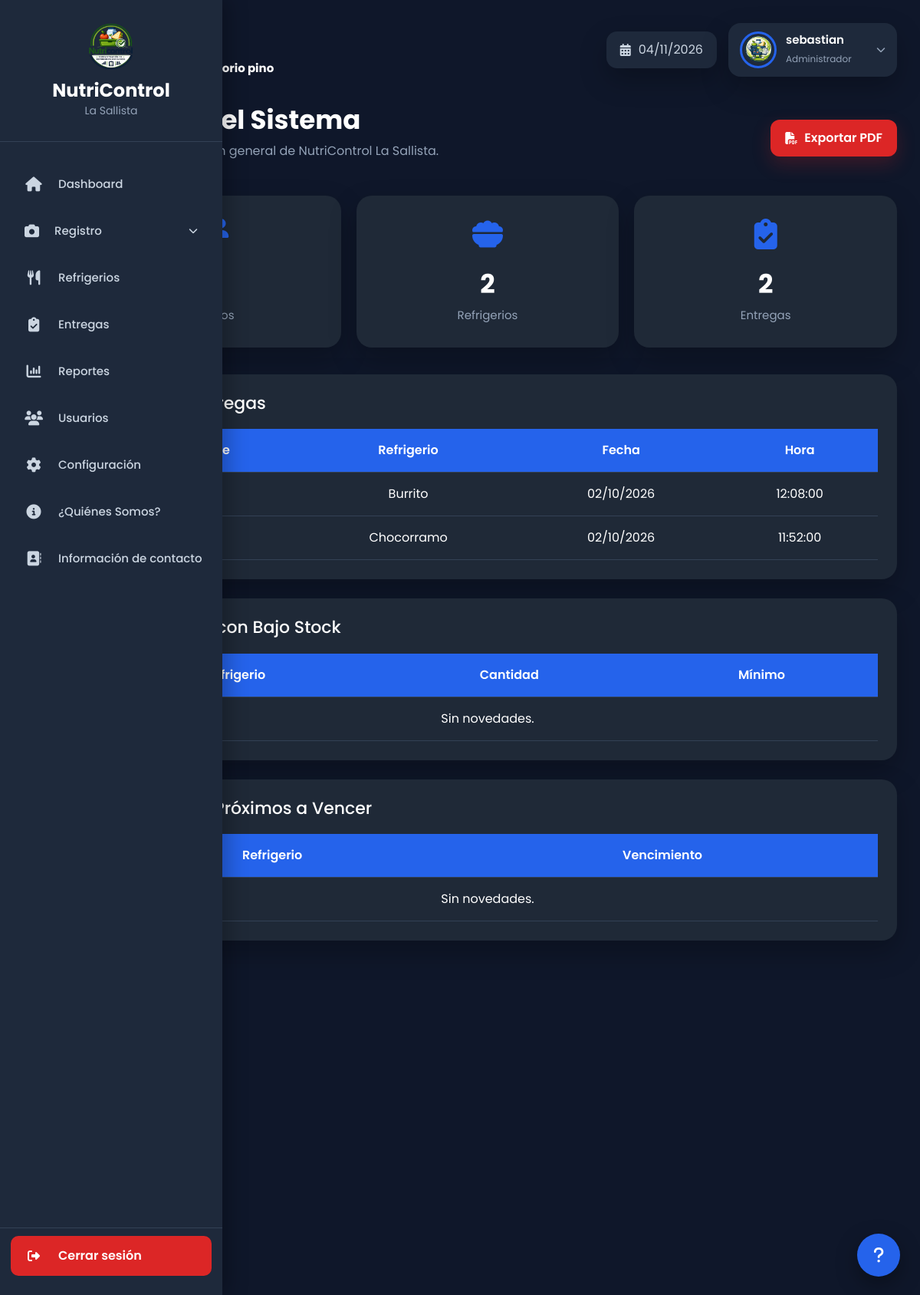
Screenshot of /index.php?url=reportes (signed in) with the database file from the repository.
### tables this page shows
CREATE TABLE `entregas` (
  `id` int(11) NOT NULL,
  `grado` varchar(20) NOT NULL DEFAULT 'Sin grado',
  `refrigerio_id` int(11) NOT NULL,
  `cantidad_entregada` int(11) NOT NULL DEFAULT 1,
  `usuario_id` int(11) NOT NULL,
  `fecha` date NOT NULL,
  `hora` time NOT NULL,
  `observaciones` text DEFAULT NULL,
  `estado` enum('Entregado','Pendiente','Cancelado') DEFAULT 'Entregado',
  `fecha_registro` timestamp NOT NULL DEFAULT current_timestamp()
);

CREATE TABLE `refrigerios` (
  `id` int(11) NOT NULL,
  `nombre` varchar(120) NOT NULL,
  `descripcion` text DEFAULT NULL,
  `fecha` date NOT NULL,
  `fecha_vencimiento` date DEFAULT NULL,
  `cantidad` int(11) NOT NULL DEFAULT 0,
  `stock_minimo` int(11) NOT NULL DEFAULT 1,
  `estado` enum('Activo','Inactivo') DEFAULT 'Activo',
  `fecha_registro` timestamp NOT NULL DEFAULT current_timestamp()
);

### app/core/Controller.php (called while the page is built, shortened)
<?php
abstract class Controller
{
    protected function view(string $view, array $data = []): void
    {
        extract($data);
        $archivo = VIEW_PATH . '/' . $view . '.php';
        require $archivo;
    }
}

### app/controllers/ReportesController.php (called while the page is built, shortened)
<?php
require_once APP_PATH . '/core/Controller.php';
require_once MODEL_PATH . '/Reporte.php';
class ReportesController extends Controller
{
    private Reporte $reporteModel;
    public function __construct()
    {
        $this->reporteModel = new Reporte();
    }
    public function index(): void
    {
        $estadisticas =
            $this->reporteModel
                ->obtenerEstadisticas();
        $ultimasEntregas =
            $this->reporteModel
                ->ultimasEntregas();
        $refrigeriosStock =
            $this->reporteModel
                ->refrigeriosStock();
        $refrigeriosVencer =
            $this->reporteModel
                ->refrigeriosVencer(30);
        $this->view('reportes/index', [
            'estadisticas' =>
                $estadisticas,
            'ultimasEntregas' =>
                $ultimasEntregas,
            'refrigeriosStock' =>
                $refrigeriosStock,
            'refrigeriosVencer' =>
                $refrigeriosVencer
        ]);
    }
}

### app/core/Router.php (called while the page is built, shortened)
<?php
class Router
{
    public function ejecutar(): void
    {
        $url = $_GET['url'] ?? '';
        $url = trim($url, '/');
        if ($url === '') {
            $controlador = 'AuthController';
            $metodo = 'index';
            $parametros = [];
        } else {
            $partes = explode('/', $url);
            $metodo = $partes[1] ?? 'index';
            $parametros = array_slice($partes, 2);
        }
        $objeto = new $controlador();
        call_user_func_array(
            [$objeto, $metodo],
            $parametros
        );
    }
}

### index.php (called while the page is built, shortened)
<?php
require_once APP_PATH . '/core/Router.php';
$router = new Router();
$router->ejecutar();

### app/models/Database.php (called while the page is built)
<?php
class Database
{
    private static ?PDO $conexion = null;
    public static function conectar(): PDO
    {
        if (self::$conexion === null) {
            $dsn = "mysql:host=" . DB_HOST .
                   ";dbname=" . DB_NAME .
                   ";charset=" . DB_CHARSET;
            try {
                self::$conexion = new PDO(
                    $dsn,
                    DB_USER,
                    DB_PASS,
                    [
                        PDO::ATTR_ERRMODE => PDO::ERRMODE_EXCEPTION,
                        PDO::ATTR_DEFAULT_FETCH_MODE => PDO::FETCH_ASSOC,
                        PDO::ATTR_EMULATE_PREPARES => false
                    ]
                );
            } catch (PDOException $e) {
                exit('Error de conexión: ' . $e->getMessage());
            }
        }
        return self::$conexion;
    }
}

### app/core/Model.php (called while the page is built, shortened)
<?php
require_once MODEL_PATH . '/Database.php';
abstract class Model
{
    protected PDO $db;
    public function __construct()
    {
        $this->db = Database::conectar();
    }
    protected function query(string $sql): PDOStatement
    {
        return $this->db->query($sql);
    }
    protected function fetch(PDOStatement $stmt): array|false
    {
        return $stmt->fetch();
    }
    protected function fetchAll(PDOStatement $stmt): array
    {
        return $stmt->fetchAll();
    }
}

### app/models/Reporte.php (called while the page is built, shortened)
<?php
require_once APP_PATH . '/core/Model.php';
class Reporte extends Model
{
    public function obtenerEstadisticas(): array
    {
        return [
            'usuarios' =>
                $this->contar('usuarios'),
            'refrigerios' =>
                $this->contar('refrigerios'),
            'entregas' =>
                $this->contar('entregas')
        ];
    }
    private function contar(string $tabla): int
    {
        $stmt = $this->query("
            SELECT COUNT(*) AS total
            FROM {$tabla}
        ");
        $fila = $this->fetch($stmt);
        return (int) ($fila['total'] ?? 0);
    }
    public function ultimasEntregas(): array
    {
        $stmt = $this->query("
            SELECT
                en.id,
                en.grado,
                en.cantidad_entregada,
                en.fecha,
                en.hora,
                r.nombre AS refrigerio,
                CONCAT(
                    u.nombre,
                    ' ',
                    u.apellido
                ) AS usuario
            FROM entregas en
            INNER JOIN refrigerios r
                ON r.id = en.refrigerio_id
            LEFT JOIN usuarios u
                ON u.id = en.usuario_id
            ORDER BY
                en.fecha DESC,
                en.hora DESC,
                en.id DESC
            LIMIT 10
        ");
        return $this->fetchAll($stmt);
    }
}

### app/views/reportes/index.php (the view, shortened to what this page needs)
<?php
require APP_PATH . '/views/layouts/header.php';
require APP_PATH . '/views/layouts/sidebar.php';
?>
<div class="main-content">
<?php require APP_PATH . '/views/layouts/topbar.php'; ?>
<div class="page-header">
    <div>
        <h2>Reportes del Sistema</h2>
        <p>Consulta la información general de NutriControl La Sallista.</p>
    </div>
    <button
        type="button"
        class="btn btn-pdf"
        onclick="window.open('<?= BASE_URL ?>index.php?url=reportes/pdf', '_blank', 'noopener,noreferrer,width=1100,height=800')"
    >
        <i class="fa-solid fa-file-pdf"></i>
        Exportar PDF
    </button>
</div>
<div class="cards-reportes">
<div class="card-reporte">
<i class="fa-solid fa-users"></i>
<h3><?= $estadisticas['usuarios'] ?></h3>
<p>Usuarios</p>
</div>
<div class="card-reporte">
<i class="fa-solid fa-bowl-food"></i>
<h3><?= $estadisticas['refrigerios'] ?></h3>
<p>Refrigerios</p>
</div>
<div class="card-reporte">
<i class="fa-solid fa-clipboard-check"></i>
<h3><?= $estadisticas['entregas'] ?></h3>
<p>Entregas</p>
</div>
</div>
<div class="reporte-grid">
<div class="reporte-card">
<h3>
<i class="fa-solid fa-clock-rotate-left"></i>
Últimas Entregas
</h3>
<table class="table">
<thead>
<tr>
<th>Estudiante</th>
<th>Refrigerio</th>
<th>Fecha</th>
<th>Hora</th>
</tr>
</thead>
<tbody>
<?php if(empty($ultimasEntregas)): ?>
<tr>
<td colspan="4">
No hay registros.
</td>
</tr>
<?php else: ?>
<?php foreach($ultimasEntregas as $fila): ?>
<tr>
<td><?= htmlspecialchars($fila['grado'] ?? 'Sin grado') ?></td>
<td><?= htmlspecialchars($fila['refrigerio']) ?></td>
<td><?= date('d/m/Y',strtotime($fila['fecha'])) ?></td>
<td><?= htmlspecialchars($fila['hora']) ?></td>
</tr>
<?php endforeach; ?>
<?php endif; ?>
</tbody>
</table>
</div>
<div class="reporte-card">
<h3>
<i class="fa-solid fa-triangle-exclamation"></i>
Refrigerios con Bajo Stock
</h3>
<table class="table">
<thead>
<tr>
<th>Refrigerio</th>
<th>Cantidad</th>
<th>Mínimo</th>
</tr>
</thead>
<tbody>
<?php if(empty($refrigeriosStock)): ?>
<tr>
<td colspan="3">
Sin novedades.
</td>
</tr>
<?php endif; ?>
</tbody>
</table>
</div>
<div class="reporte-card">
<h3>
<i class="fa-solid fa-calendar-xmark"></i>
Refrigerios Próximos a Vencer
</h3>
<table class="table">
<thead>
<tr>
<th>Refrigerio</th>
<th>Vencimiento</th>
</tr>
</thead>
<tbody>
<?php if(empty($refrigeriosVencer)): ?>
<tr>
<td colspan="2">
Sin novedades.
</td>
</tr>
<?php endif; ?>
</tbody>
</table>
</div>
</div>
</div>
<?php
require APP_PATH . '/views/layouts/footer.php';
?>

### public/css/dashboard.css (style rules this page uses)
:root { --primary: #2563eb; --primary-dark: #1d4ed8; --success: #16a34a; --danger: #dc2626; --warning: #f59e0b; --info: #06b6d4; --bg: #0f172a; --bg2: #1e293b; --bg3: #273449; --text: #ffffff; --text2: #cbd5e1; --text3: #94a3b8; --border: #334155; --radius: 18px; --shadow: 0 15px 35px rgba(0, 0, 0, .25); }
* { margin: 0; padding: 0; box-sizing: border-box; font-family: 'Poppins', sans-serif; }
html { scroll-behavior: smooth; }
body { background: var(--bg); color: var(--text); overflow-x: hidden; }
button { border: none; cursor: pointer; }
.main-content { flex: 1; width: calc(100% - 290px); min-width: 0; margin-left: 290px; padding: 30px; overflow-x: hidden; transition: .30s; }
.page-header { display: flex; justify-content: space-between; align-items: flex-start; gap: 20px; flex-wrap: wrap; margin-bottom: 30px; }
.page-header h2 { color: var(--text); font-size: 34px; font-weight: 700; }
.page-header p { color: var(--text3); margin-top: 5px; }
.btn { padding: 11px 18px; border-radius: 12px; font-weight: 600; transition: .25s; }
.table { width: 100%; min-width: 900px; border-collapse: collapse; }
.table thead { background: var(--primary); }
.table thead th { padding: 18px; color: #ffffff; font-weight: 600; border: none; }
.table tbody td { padding: 18px; color: var(--text2); border-bottom: 1px solid var(--border); }
.table tbody tr { transition: .20s; }

### public/css/usuarios.css (style rules this page uses)
.page-header { display:flex; justify-content:space-between; align-items:center; gap:20px; margin-bottom:30px; flex-wrap:wrap; }
.page-header h2 { color:#fff; font-size:34px; font-weight:700; margin:0; }
.page-header p { color:#94a3b8; margin-top:8px; }
.table { width:100%; margin:0; border-collapse:collapse !important; background:#1f2937 !important; color:#ffffff !important; }
.table thead { background:#2563eb; }
.table thead th { background:#2563eb !important; color:#ffffff !important; padding:18px; border:none !important; text-align:center; font-weight:600; }
.table tbody tr { background:#1f2937 !important; transition:.25s; }
.table tbody tr:last-child { border-bottom:none; }
.table tbody td { padding:18px; color:#ffffff !important; background:#1f2937 !important; border-top:1px solid #334155 !important; text-align:center; vertical-align:middle; }
@media (max-width:1200px) { .table { min-width:1100px; } }

### public/css/estudiantes.css (style rules this page uses)
.page-header { display:flex; justify-content:space-between; align-items:center; gap:20px; margin-bottom:30px; flex-wrap:wrap; }
.page-header h2 { color:#fff; font-size:34px; font-weight:700; margin:0; }
.page-header p { color:#94a3b8; margin-top:8px; }
.table { width:100%; margin:0; border-collapse:collapse !important; background:#1f2937 !important; color:#ffffff !important; }
.table thead { background:#2563eb; }
.table thead th { background:#2563eb !important; color:#ffffff !important; padding:18px; border:none !important; text-align:center; font-weight:600; }
.table tbody tr { background:#1f2937 !important; transition:.25s; }
.table tbody td { padding:18px; color:#ffffff !important; background:#1f2937 !important; border-top:1px solid #334155 !important; text-align:center; vertical-align:middle; }
@media (max-width:1200px) { .table { min-width:1200px; } }

### public/css/refrigerios.css (style rules this page uses)
.page-header { display:flex; justify-content:space-between; align-items:center; gap:20px; margin-bottom:30px; flex-wrap:wrap; }
.page-header h2 { color:#fff; font-size:34px; font-weight:700; margin:0; }
.page-header p { color:#94a3b8; margin-top:8px; }
.table { width:100%; margin:0; border-collapse:collapse !important; background:#1f2937 !important; color:#ffffff !important; }
.table thead { background:#2563eb; }
.table thead th { background:#2563eb !important; color:#ffffff !important; padding:18px; border:none !important; text-align:center; font-weight:600; }
.table tbody tr { background:#1f2937 !important; transition:.25s; }
.table tbody td { padding:18px; color:#ffffff !important; background:#1f2937 !important; border-top:1px solid #334155 !important; text-align:center; vertical-align:middle; }
@media (max-width:1200px) { .table { min-width:1000px; } }

### public/css/configuracion.css (style rules this page uses)
.page-header { display:flex; justify-content:space-between; align-items:center; gap:20px; margin-bottom:30px; flex-wrap:wrap; }
.page-header h2 { color:#ffffff; font-size:34px; font-weight:700; margin:0; }
.page-header p { color:#94a3b8; margin-top:8px; }

### rows the page displays
entregas: refrigerio.nombre "Burrito", fecha "02/10/2026", hora "12:08:00"
entregas: refrigerio.nombre "Chocorramo", fecha "02/10/2026", hora "11:52:00"

### other values shown
$_SESSION['usuario']['apellido'] "osorio pino"
$_SESSION['usuario']['nombre'] "sebastian"
$_SESSION['usuario']['rol'] "Administrador"
$estadisticas['refrigerios'] "2"
$estadisticas['entregas'] "2"
